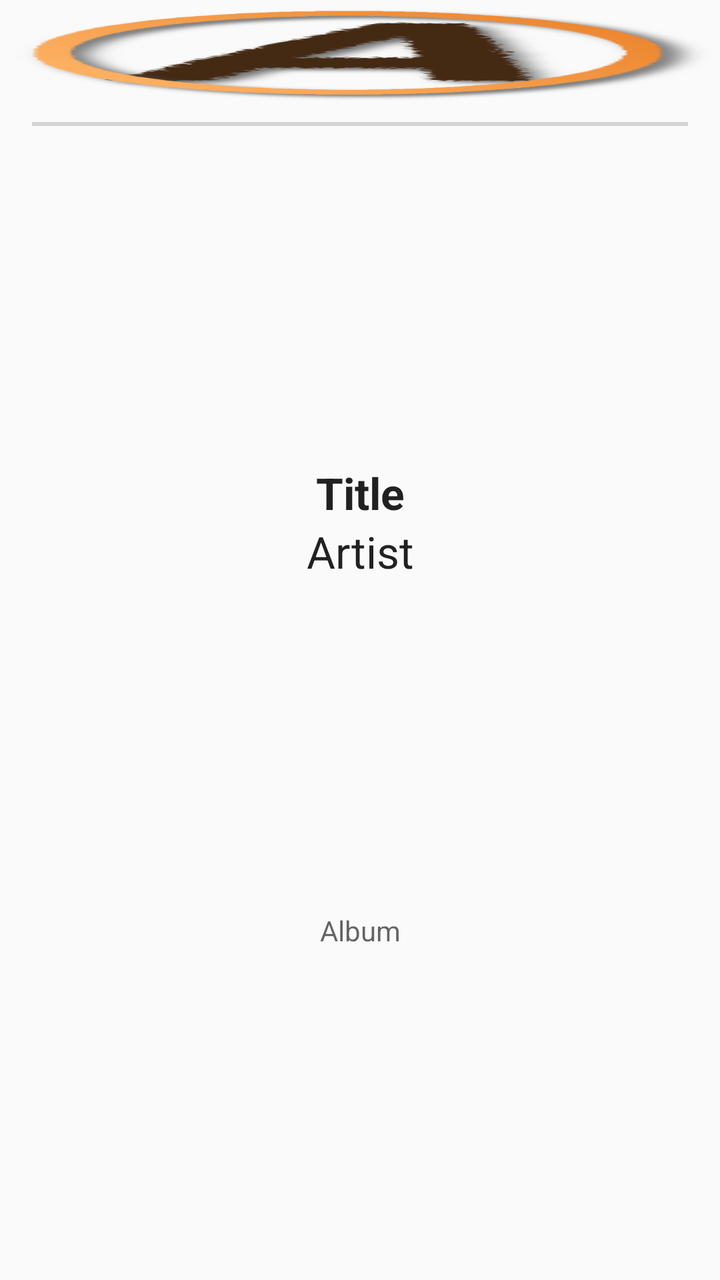
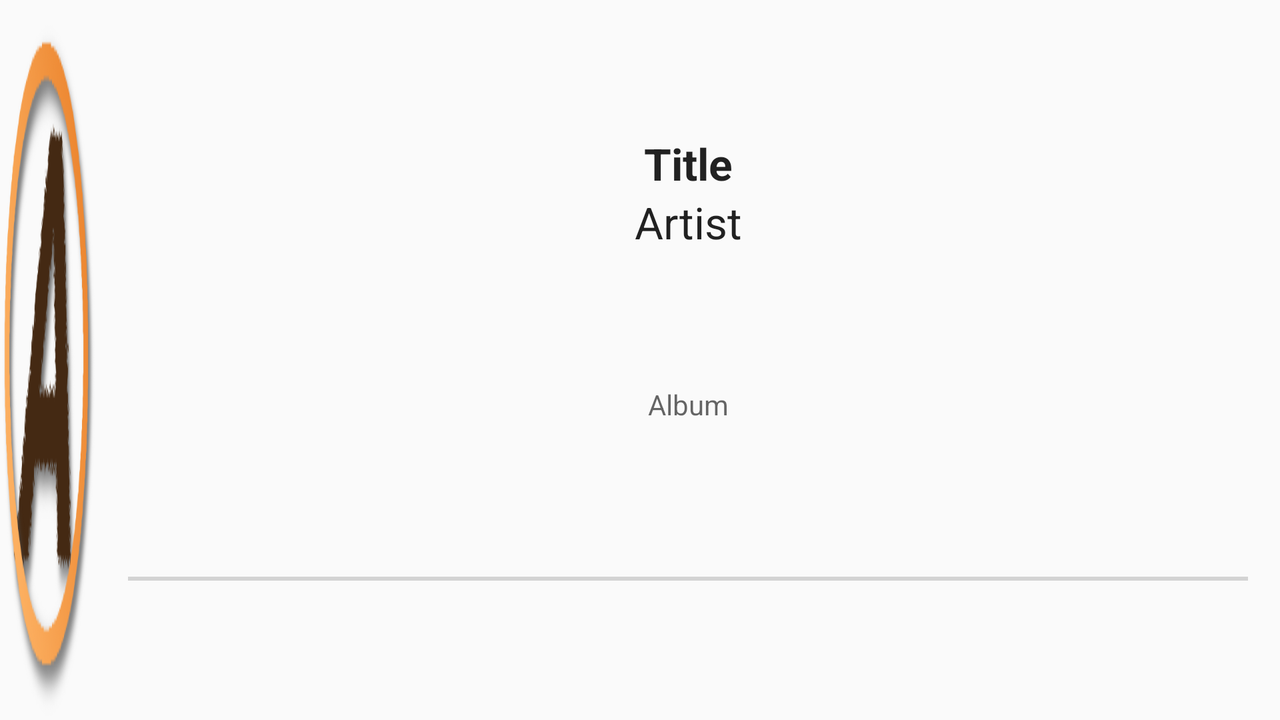

Compare how this app lays out the same screen by default and in its alternative resource folder. The renders come first, then the two layout files and the values they reference.
<!-- AndroidManifest.xml: application theme AppTheme -->
<!-- res/layout/fragment_now_playing.xml -->
<?xml version="1.0" encoding="utf-8"?>
<LinearLayout xmlns:android="http://schemas.android.com/apk/res/android"
    xmlns:app="http://schemas.android.com/apk/res-auto"
    android:layout_width="match_parent"
    android:layout_height="match_parent"
    android:orientation="vertical">

    <ImageView
        android:id="@+id/art"
        android:layout_width="match_parent"
        android:layout_height="wrap_content"
        android:layout_marginTop="@dimen/distance_between"
        android:contentDescription="@string/art"
        android:scaleType="fitXY"
        app:srcCompat="@drawable/ic_launcher" />

    <SeekBar
        android:id="@+id/positionIndicator"
        android:layout_width="match_parent"
        android:layout_height="wrap_content"
        android:layout_marginTop="@dimen/split"
        android:thumb="@null" />

    <Space
        android:layout_width="match_parent"
        android:layout_height="match_parent"
        android:layout_weight="1" />

    <TextView
        android:id="@+id/title"
        style="@android:style/TextAppearance.Large"
        android:layout_width="match_parent"
        android:layout_height="wrap_content"
        android:layout_marginLeft="@dimen/distance_from_edge"
        android:layout_marginRight="@dimen/distance_from_edge"
        android:ellipsize="end"
        android:maxLines="2"
        android:scrollHorizontally="false"
        android:text="@string/title"
        android:textStyle="bold"
        android:gravity="center" />

    <TextView
        android:id="@+id/artist"
        style="@android:style/TextAppearance.Large"
        android:layout_width="match_parent"
        android:layout_height="wrap_content"
        android:layout_marginLeft="@dimen/distance_from_edge"
        android:layout_marginRight="@dimen/distance_from_edge"
        android:ellipsize="end"
        android:maxLines="2"
        android:scrollHorizontally="false"
        android:text="@string/artist"
        android:gravity="center" />

    <Space
        android:layout_width="match_parent"
        android:layout_height="match_parent"
        android:layout_weight="1" />

    <TextView
        android:id="@+id/album"
        style="@android:style/TextAppearance.Small"
        android:layout_width="match_parent"
        android:layout_height="wrap_content"
        android:layout_marginLeft="@dimen/distance_from_edge"
        android:layout_marginRight="@dimen/distance_from_edge"
        android:ellipsize="middle"
        android:maxLines="1"
        android:scrollHorizontally="false"
        android:text="@string/album"
        android:gravity="center" />

    <Space
        android:layout_width="match_parent"
        android:layout_height="match_parent"
        android:layout_weight="1" />

</LinearLayout>
<!-- resources referenced by this layout -->
<resources>
  <dimen name="distance_between">3dp</dimen>
  <dimen name="distance_from_edge">5dp</dimen>
  <dimen name="split">7dp</dimen>
  <!-- drawable ic_launcher: png bitmap (drawable-mdpi, 4382 bytes) -->
  <string name="album">Album</string>
  <string name="art">Art</string>
  <string name="artist">Artist</string>
  <string name="title">Title</string>
  <style name="AppTheme" parent="Theme.AppCompat.DayNight">
          <item name="colorAccent">@color/colorAccent</item>
      </style>
  <color name="colorAccent">#5A0C29</color>
</resources>
<!-- res/layout-land/fragment_now_playing.xml (the author's variant of the layout above) -->
<!-- drawn on the phone turned sideways -->
<?xml version="1.0" encoding="utf-8"?>
<LinearLayout xmlns:android="http://schemas.android.com/apk/res/android"
    xmlns:app="http://schemas.android.com/apk/res-auto"
    android:layout_width="match_parent"
    android:layout_height="match_parent"
    android:orientation="horizontal">

    <ImageView
        android:id="@+id/art"
        android:layout_width="wrap_content"
        android:layout_height="match_parent"
        android:layout_marginTop="@dimen/distance_between"
        android:contentDescription="@string/art"
        android:scaleType="fitXY"
        app:srcCompat="@drawable/ic_launcher" />

    <LinearLayout
        android:layout_width="match_parent"
        android:layout_height="match_parent"
        android:orientation="vertical">

        <Space
            android:layout_width="match_parent"
            android:layout_height="match_parent"
            android:layout_weight="1" />

        <TextView
            android:id="@+id/title"
            style="@android:style/TextAppearance.Large"
            android:layout_width="match_parent"
            android:layout_height="wrap_content"
            android:layout_marginLeft="@dimen/distance_from_edge"
            android:layout_marginRight="@dimen/distance_from_edge"
            android:ellipsize="end"
            android:gravity="center"
            android:maxLines="2"
            android:scrollHorizontally="false"
            android:text="@string/title"
            android:textStyle="bold" />

        <TextView
            android:id="@+id/artist"
            style="@android:style/TextAppearance.Large"
            android:layout_width="match_parent"
            android:layout_height="wrap_content"
            android:layout_marginLeft="@dimen/distance_from_edge"
            android:layout_marginRight="@dimen/distance_from_edge"
            android:ellipsize="end"
            android:gravity="center"
            android:maxLines="2"
            android:scrollHorizontally="false"
            android:text="@string/artist" />

        <Space
            android:layout_width="match_parent"
            android:layout_height="match_parent"
            android:layout_weight="1" />

        <TextView
            android:id="@+id/album"
            style="@android:style/TextAppearance.Small"
            android:layout_width="match_parent"
            android:layout_height="wrap_content"
            android:layout_marginLeft="@dimen/distance_from_edge"
            android:layout_marginRight="@dimen/distance_from_edge"
            android:ellipsize="middle"
            android:gravity="center"
            android:maxLines="1"
            android:scrollHorizontally="false"
            android:text="@string/album" />

        <Space
            android:layout_width="match_parent"
            android:layout_height="match_parent"
            android:layout_weight="1" />

        <SeekBar
            android:id="@+id/positionIndicator"
            android:layout_width="match_parent"
            android:layout_height="wrap_content"
            android:layout_marginTop="@dimen/split"
            android:contentDescription="@string/seek_bar_label"
            android:thumb="@null" />

        <Space
            android:layout_width="match_parent"
            android:layout_height="match_parent"
            android:layout_weight="1" />

    </LinearLayout>

</LinearLayout>
<!-- resources referenced by the variant -->
<!-- as the phone turned sideways resolves them -->
<resources>
  <dimen name="distance_between">3dp</dimen>
  <dimen name="distance_from_edge">5dp</dimen>
  <dimen name="split">7dp</dimen>
  <!-- drawable ic_launcher: png bitmap (drawable-mdpi, 4382 bytes) -->
  <string name="album">Album</string>
  <string name="art">Art</string>
  <string name="artist">Artist</string>
  <string name="seek_bar_label">Seek Bar</string>
  <string name="title">Title</string>
  <style name="AppTheme" parent="Theme.AppCompat.DayNight">
          <item name="colorAccent">@color/colorAccent</item>
      </style>
  <color name="colorAccent">#5A0C29</color>
</resources>
